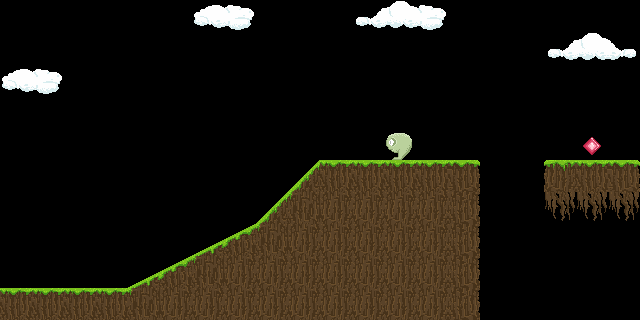

Tiled map render using the project's own tile images. Description and the whole map definition, tile-layer contents included, below:
An orthogonal 20x10 tile map with 32x32 px tiles, 3 tile layers (background layer 1, standard-collision, slope tiles) and 1 object.

<map version="1.10" tiledversion="1.12.1" orientation="orthogonal" renderorder="right-down" width="20" height="10" tilewidth="32" tileheight="32" infinite="0" nextlayerid="5" nextobjectid="4">
 <tileset firstgid="1" source="grassy-plains.tsx" />
 <objectgroup id="4" name="custom collision">
  <properties>
   <property name="collision" type="bool" value="true" />
  </properties>
  <object id="2" x="264" y="240">
   <polygon points="0,0 62.5,-66.25 118.083,-52.6667 -17.75,61.8333 -144.917,70.6666" />
  </object>
 </objectgroup>
 <layer id="3" name="background layer 1" width="20" height="10">
  <data encoding="csv">
0,0,0,0,0,0,38,39,0,0,0,43,44,40,0,0,0,0,0,0,
0,0,0,0,0,0,0,0,0,0,0,0,0,0,0,0,0,43,44,2147483691,
38,39,0,0,0,0,0,0,0,0,0,0,0,0,0,0,0,0,0,0,
0,0,0,0,0,0,0,0,0,0,0,0,0,0,0,0,0,0,0,0,
0,0,0,0,0,0,0,0,0,0,0,0,52,0,0,0,0,0,51,0,
0,0,0,0,0,0,0,0,0,0,0,0,0,0,0,0,0,0,0,0,
0,0,0,0,0,0,0,0,0,0,0,0,0,0,0,0,0,24,24,24,
0,0,0,0,0,0,0,0,0,0,0,0,0,0,0,0,0,0,0,0,
0,0,0,0,0,0,0,0,0,0,0,0,0,0,0,0,0,0,0,0,
0,0,0,0,0,0,0,0,0,0,0,0,0,0,0,0,0,0,0,0
</data>
 </layer>
 <layer id="1" name="standard-collision" width="20" height="10">
  <properties>
   <property name="collision" type="bool" value="true" />
  </properties>
  <data encoding="csv">
0,0,0,0,0,0,0,0,0,0,0,0,0,0,0,0,0,0,0,0,
0,0,0,0,0,0,0,0,0,0,0,0,0,0,0,0,0,0,0,0,
0,0,0,0,0,0,0,0,0,0,0,0,0,0,0,0,0,0,0,0,
0,0,0,0,0,0,0,0,0,0,0,0,0,0,0,0,0,0,0,0,
0,0,0,0,0,0,0,0,0,0,0,0,0,0,0,0,0,0,0,0,
0,0,0,0,0,0,0,0,0,0,1,1,1,1,2,0,0,3,1,2,
0,0,0,0,0,0,0,0,0,62,5,5,5,5,6,0,0,0,0,0,
0,0,0,0,0,0,0,0,62,5,5,5,5,5,6,0,0,0,0,0,
0,0,0,0,0,0,62,5,5,5,5,5,5,5,6,0,0,0,0,0,
1,1,1,1,62,5,5,5,5,5,5,5,5,5,6,0,0,0,0,0
</data>
 </layer>
 <layer id="2" name="slope tiles" width="20" height="10">
  <data encoding="csv">
0,0,0,0,0,0,0,0,0,0,0,0,0,0,0,0,0,0,0,0,
0,0,0,0,0,0,0,0,0,0,0,0,0,0,0,0,0,0,0,0,
0,0,0,0,0,0,0,0,0,0,0,0,0,0,0,0,0,0,0,0,
0,0,0,0,0,0,0,0,0,0,0,0,0,0,0,0,0,0,0,0,
0,0,0,0,0,0,0,0,0,0,0,0,0,0,0,0,0,0,0,0,
0,0,0,0,0,0,0,0,0,57,0,0,0,0,0,0,0,0,0,0,
0,0,0,0,0,0,0,0,57,0,0,0,0,0,0,0,0,0,0,0,
0,0,0,0,0,0,53,54,0,0,0,0,0,0,0,0,0,0,0,0,
0,0,0,0,53,54,0,0,0,0,0,0,0,0,0,0,0,0,0,0,
0,0,0,0,62,0,0,0,0,0,0,0,0,0,0,0,0,0,0,0
</data>
 </layer>
</map>
